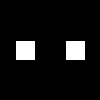
Frame 1 (no input)
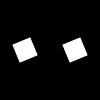
Frame 60 (the mouse pressed at the canvas centre just before this capture)
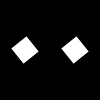
Frame 120 (the mouse held since frame 60 and released just before this capture)

The Processing sketch that drew these frames (run headless with seeded random() and noise(); from frame 60 on, the mouse is pressed at the canvas centre):

// Processing sketch: Aufgabe_10_5_a
// ── Aufgabe_10_5_a.pde
float a = 0.0;

void setup() {
  size(100, 100);
  background(0);
  fill(255);
  rectMode(CENTER);
}


void draw() {
  
  background(0);
  //center the System and save
  translate(width/2, height/2);

  pushMatrix();

  //translation 1
  translate(-25, 0);
  rotate(a);
  //rect 1 - 25, 50
  rect(0, 0, 20, 20);

  //recenter
  popMatrix();

  //translation 2
  translate(25, 0);
  rotate(a);
  //rect 2 - 75, 50
  rect(0, 0, 20, 20);

  //increase rotates
  a += 0.1;
}
